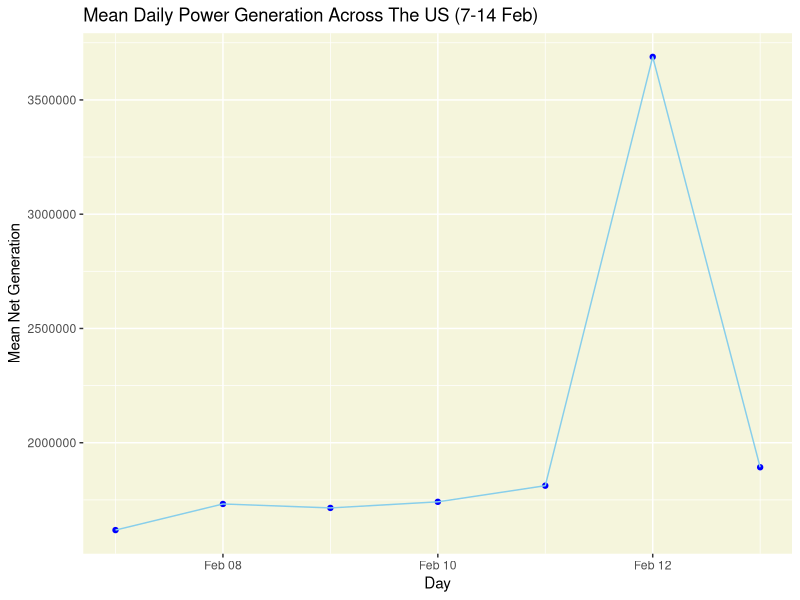
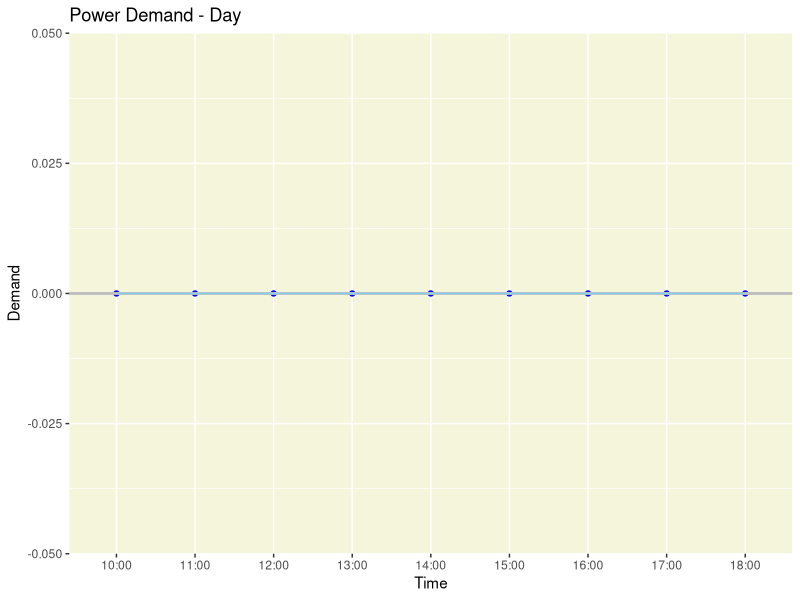
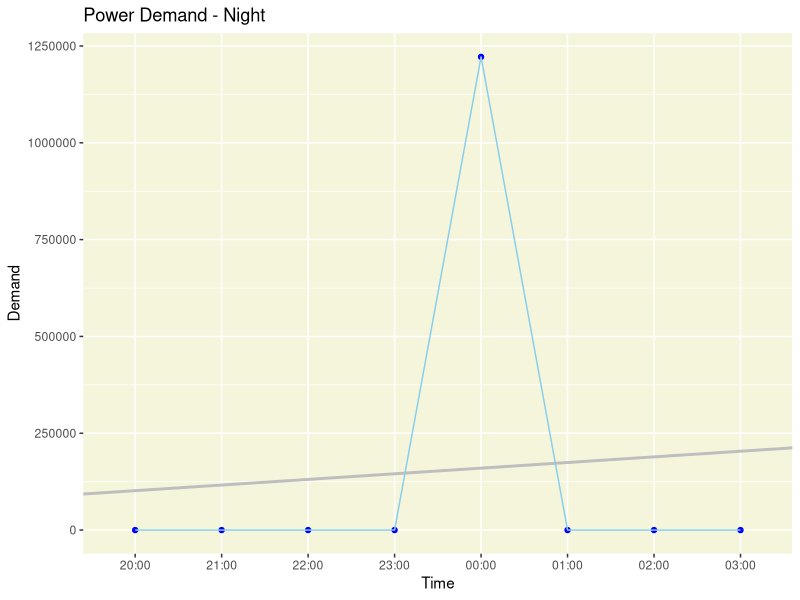

The R script that drew these images, in order:


# Big Data - Exercise 1
# GitHub: https://github.com/JuditHalperin/BigData/tree/main/Ex1

# Yudit Halperin - 324216589
# Ortal Calfon (Peretz) - 315011189
# Asnat Berlin - 211825401


# Load libraries
library(ggplot2)
library(lubridate)

# Open output file
pdf("Ex1/output/Week3_power.pdf")

# Read input data
original_table <- read.delim('Ex1/data/table.tsv')

# Add a DateTime column
original_table$DateTime <- as.POSIXct(original_table$megawatthours, tz = "EST", "%H:%M EST %m/%d/%Y")

# Order by date
ordered_table <- original_table[ order(original_table$DateTime), ]


## Question 1


# Set the location dimension
locations_list <- c("BPAT", "CISO", "CPLE", "ERCO", "FPL", "ISNE", "MISO", "NYIS", "PACW", "PJM", "United.States.Lower.48..region.")
locations <- vector()
for(j in locations_list) {
  for(i in seq(length(row.names(original_table)))) {
    locations <- c(locations, j)
  }
}

# Set the time dimension
times <- rep(ordered_table$DateTime, length(locations_list))

# Set the net generations
netgens <- vector()
for (i in list("Net.generation", "Net.generation.1", "Net.generation.2", "Net.generation.3", "Net.generation.4", "Net.generation.5", "Net.generation.6", "Net.generation.7", "Net.generation.8", "Net.generation.9", "Net.generation.10")) {
  netgens <- c(netgens, ordered_table[,i])
}

# Create data frame
df <- data.frame(location = locations, time = times, netgen = netgens)
row.names(df) <- NULL

# Create data cube
data_cube <- tapply(df$netgen, df[,c("location", "time")], FUN = sum )

# Convert time: EST -> PDT (-3 hrs):
for (i in c("PACW", "CISO", "BPAT")) {
  data_cube[i,] <- c(data_cube[i, seq(4, length(colnames(data_cube)))], NA, NA, NA)
}

# Convert time: EST -> CDT (-1 hrs): 
for (i in c("MISO", "ERCO")) {
  data_cube[i,] <- c(data_cube[i, seq(2, length(colnames(data_cube)))], NA)
}

# Relevant Range (07-02-2021 to 14-02-2021)
rng <- 720:887
data_cube <- data_cube[, rng]

# Aggregate by day - find the members of each day
rollup <- cut(as.numeric(as.POSIXct(dimnames(data_cube)$time )),
              c(as.numeric(as.POSIXct("2021-02-06 23:00:00 EST")),
                as.numeric(as.POSIXct("2021-02-07 23:00:00 EST")),
                as.numeric(as.POSIXct("2021-02-08 23:00:00 EST")),
                as.numeric(as.POSIXct("2021-02-09 23:00:00 EST")),
                as.numeric(as.POSIXct("2021-02-10 23:00:00 EST")),
                as.numeric(as.POSIXct("2021-02-11 23:00:00 EST")),
                as.numeric(as.POSIXct("2021-02-12 23:00:00 EST")),
                as.numeric(as.POSIXct("2021-02-13 23:00:00 EST"))),
              dig.lab = 8)

rollup_group <- split(dimnames(data_cube)$time, rollup)

aggregated_cube <- lapply(
  rollup_group, function(k)
    apply( data_cube[,k], c("location"), sum, na.rm = T )
)

new_data_cube <- data_cube[,1:length(rollup_group)]

dimlist <- dimnames(new_data_cube)
timecol <- which(names(dimlist) == "time")
names(dimlist)[timecol] <- "day"
dimlist$day <- c("2021-02-07", "2021-02-08", "2021-02-09", "2021-02-10", "2021-02-11", "2021-02-12", "2021-02-13")
dimnames(new_data_cube) <- dimlist

# Apply the new values
for (i in seq(length(rollup_group)))
  new_data_cube[,i] <- aggregated_cube[[i]]

# Calculate the means
means <- vector()
for ( i in dimlist$day ) {
  means[[ i ]] <- mean( new_data_cube[,i] )
}

# Rearrange in a new, temporary dataframe
DF <- data.frame(Day = dimlist$day, MeanNetGeneration = means)
DF$Day <- as.Date(DF$Day)

# Display English dates
Sys.setlocale("LC_TIME", "English")

# Plot
print(ggplot(DF, aes(Day, MeanNetGeneration))
      + geom_point(col="blue") 
      + geom_line(col="skyblue")
      + ggtitle("Mean Daily Power Generation Across The US (7-14 Feb)")
      + theme(panel.background = element_rect(fill = "beige"))
      + labs(y="Mean Net Generation", x="Day"))


## Question 2


# Set the location dimension
locations_list <- c( "CPLE", "FPL", "ISNE","NYIS", "PJM")
locations <- vector()
for(j in locations_list) {
  for(i in seq(length(row.names(original_table)))) {
    locations <- c(locations, j)
  }
}

# Set the demands
demands <- vector()
for (i in list("Demand.2", "Demand.4",  "Demand.5", "Demand.7", "Demand.9")) {
  demands <- c(demands, ordered_table[,i])
}

# Set the time dimension
times <- rep(ordered_table[, 'DateTime'], length(locations_list))

# Create data frame
df <- data.frame(location = locations, time = times, demand = demands)
row.names(df) <- NULL

# Create data cube
data_cube <- tapply(df$demand, df[,c("location", "time")], FUN = sum)

# Relevant Range (07-02-2021 to 14-02-2021)
rng <- 720:887
data_cube <- data_cube[,rng]

# Retrieving the required hour
sliced_cube <- data_cube[,(hour(dimnames(data_cube)$time)>=10 & hour(dimnames(data_cube)$time)<=18) |
                         (hour(dimnames(data_cube)$time)>=20 & hour(dimnames(data_cube)$time)<=23) |
                         (hour(dimnames(data_cube)$time)>=0 & hour(dimnames(data_cube)$time)<=3)]

# Rollup
rollup <- cut(hour(dimnames(sliced_cube)$time),
              c(seq(-1, 3), seq(10, 18), seq(20, 23)),
              dig.lab = 17)

rollup_group <- split(dimnames(sliced_cube)$time, rollup)

# Aggregate by day
aggregated_cube <- lapply(
  rollup_group, function(k)
    apply( sliced_cube[,k], c("location"), sum, na.rm = T )
)

new_cube <- sliced_cube[,1:length(rollup_group)]
for (i in seq(length(rollup_group)))
  new_cube [,i] <- aggregated_cube[[i]]

demanddimlist <- dimnames(new_cube)
timecol <- which(names(demanddimlist) == "time")
names(demanddimlist)[timecol] <- "hour"
demanddimlist$hour <- c("00:00", "01:00", "02:00", "03:00", "10:00", "11:00", "12:00", "13:00", "14:00", "15:00", "16:00", "17:00", "18:00", "20:00", "21:00", "22:00", "23:00")
dimnames(new_cube) <- demanddimlist

# Define ranges
firstRange <- new_cube[,5:13] # 10:00-18:00
secondRange <- new_cube[,c(14:17, 1:4)] # 20:00-3:00

# Calculate the means
meansFirstRange <- vector()
meansSecondRange <- vector()

hourList1 <- c( "10:00", "11:00", "12:00", "13:00", "14:00", "15:00", "16:00", "17:00", "18:00")
hourList2 <- c("20:00", "21:00", "22:00", "23:00", "00:00", "01:00", "02:00", "03:00" )

for ( i in hourList1 ) {
  meansFirstRange[[ i ]] <- mean(firstRange[,i]/length(locations_list))
}

for ( i in hourList2 ) {
  meansSecondRange[[ i ]] <- mean(secondRange[,i]/length(locations_list))
}

# Rearrange in new, temporary dataframes
DF1 <- data.frame(Hour = hourList1, MeanDemand = meansFirstRange)
DF1$Hour <- as.numeric(factor(dimnames(firstRange)$hour, levels = hourList1))

DF2 <- data.frame(Hour = hourList2, MeanDemand = meansSecondRange)
DF2$Hour <- as.numeric(factor(dimnames(secondRange)$hour, levels = hourList2))

'Here, we implement the linear regression function instead of: lm(MeanDemand ~ Hour, data = DF1)
When %*% is matrix multiplication, t() is the transpose, and solve() is the invertible matrix (^-1).'

# Plot regression lines - first range
U1 <- data.matrix(data.frame(ones = rep(1, length(DF1$Hour)), hours = DF1$Hour)) # 5*2
y1 <- matrix(DF1$MeanDemand) # 5*1

coef1 <- solve((t(U1) %*% U1)) %*% t(U1) %*% y1

print(ggplot(DF1, aes(Hour, MeanDemand), lwd=1, group=1)
      + geom_point(col="blue") 
      + geom_abline(aes(intercept = coef1[1], slope = coef1[2]), lwd=1, show.legend=TRUE, col="gray")
      + scale_x_discrete(limits=hourList1) 
      + theme(legend.position = "bottom", panel.background = element_rect(fill = "beige"))
      + geom_line(show.legend = "TRUE", col="skyblue")
      + ggtitle("Power Demand - Day")
      + labs(y="Demand", x="Time"))

# Plot regression lines - second range
U2 <- data.matrix(data.frame(ones = rep(1, length(DF2$Hour)), hours = DF2$Hour)) # 5*2
y2 <- matrix(DF2$MeanDemand) # 5*1

coef2 <- solve((t(U2) %*% U2)) %*% t(U2) %*% y2

print(ggplot(DF2, aes(Hour, MeanDemand), lwd=1, group=1)
      + geom_point(col="blue") 
      + geom_abline(aes(intercept = coef2[1], slope = coef2[2]), lwd=1, show.legend=TRUE, col="gray")
      + scale_x_discrete(limits=hourList2) 
      + theme(legend.position = "bottom", panel.background = element_rect(fill = "beige"))
      + geom_line(show.legend = "TRUE", col="skyblue")
      + ggtitle("Power Demand - Night")
      + labs(y="Demand", x="Time"))


dev.off()



